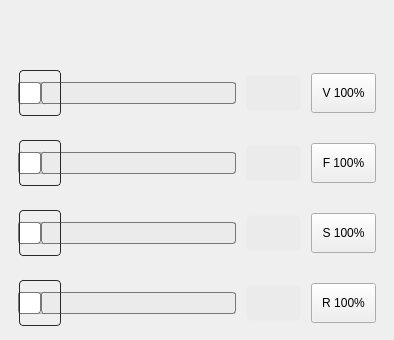
            <widget class="QFrame" name="main_override_tool_qframe">
             <property name="geometry">
              <rect>
               <x>57</x>
               <y>290</y>
               <width>394</width>
               <height>340</height>
              </rect>
             </property>
             <property name="sizePolicy">
              <sizepolicy hsizetype="MinimumExpanding" vsizetype="Fixed">
               <horstretch>0</horstretch>
               <verstretch>0</verstretch>
              </sizepolicy>
             </property>
             <property name="minimumSize">
              <size>
               <width>370</width>
               <height>340</height>
              </size>
             </property>
             <property name="focusPolicy">
              <enum>Qt::NoFocus</enum>
             </property>
             <property name="styleSheet">
              <string notr="true">.QFrame{
    padding-left: 7px;
    padding-right: 7px;
}</string>
             </property>
             <layout class="QGridLayout" name="gridLayout_2">
              <property name="topMargin">
               <number>11</number>
              </property>
              <property name="bottomMargin">
               <number>2</number>
              </property>
              <property name="horizontalSpacing">
               <number>10</number>
              </property>
              <property name="verticalSpacing">
               <number>13</number>
              </property>
              <item row="2" column="1">
               <widget class="StatusLabel" name="statuslabel_4">
                <property name="sizePolicy">
                 <sizepolicy hsizetype="Fixed" vsizetype="Fixed">
                  <horstretch>0</horstretch>
                  <verstretch>0</verstretch>
                 </sizepolicy>
                </property>
                <property name="minimumSize">
                 <size>
                  <width>55</width>
                  <height>36</height>
                 </size>
                </property>
                <property name="maximumSize">
                 <size>
                  <width>55</width>
                  <height>36</height>
                 </size>
                </property>
                <property name="toolTipDuration">
                 <number>-3</number>
                </property>
                <property name="styleSheet">
                 <string notr="true">QLabel {
    border-style: transparent;
    border-width: 1px;
    border-radius: 5px;
    color: black;
    background: rgb(235, 235, 235);
	font: 75 14pt &quot;Bebas Kai&quot;;
}</string>
                </property>
                <property name="lineWidth">
                 <number>0</number>
                </property>
                <property name="alignment">
                 <set>Qt::AlignCenter</set>
                </property>
                <property name="margin">
                 <number>-6</number>
                </property>
                <property name="indent">
                 <number>0</number>
                </property>
                <property name="rules" stdset="0">
                 <string>[
    {
        &quot;channels&quot;: [
            {
                &quot;url&quot;: &quot;status:feedrate&quot;,
                &quot;trigger&quot;: true,
                &quot;type&quot;: &quot;float&quot;
            }
        ],
        &quot;expression&quot;: &quot;'{:.0%}'.format(ch[0])&quot;,
        &quot;name&quot;: &quot;New Rule&quot;,
        &quot;property&quot;: &quot;Text&quot;
    }
]</string>
                </property>
               </widget>
              </item>
              <item row="5" column="0">
               <widget class="ActionSlider" name="actionslider_5">
                <property name="minimumSize">
                 <size>
                  <width>0</width>
                  <height>50</height>
                 </size>
                </property>
                <property name="focusPolicy">
                 <enum>Qt::NoFocus</enum>
                </property>
                <property name="styleSheet">
                 <string notr="true">QSlider::groove:horizontal {
border: 1px solid #bbb;
background: white;
height: 20px;
border-radius: 3px;
}

QSlider::sub-page:horizontal {
background: qlineargradient(x1: 0, y1: 0,    x2: 0, y2: 1,
    stop: 0 #66e, stop: 1 #bbf);
background: qlineargradient(x1: 0, y1: 0.2, x2: 1, y2: 1,
    stop: 0 #bbf, stop: 1 #55f);
border: 1px solid #777;
height: 20px;
border-radius: 3px;
}

QSlider::add-page:horizontal {
background: rgb(235, 235, 235);
border: 1px solid #777;
height: 20px;
border-radius: 3px;
}

QSlider::handle:horizontal {
background: qlineargradient(spread:reflect, x1:0, y1:0, x2:1, y2:0, stop:0 rgba(255, 255, 255, 255), stop:0.1 rgba(60, 60, 60, 255), stop:0.21 rgba(60, 60, 60, 255), stop:0.25 rgba(255, 255, 255, 255), stop:0.29 rgba(60, 60, 60, 255), stop:0.46 rgba(60, 60, 60, 255), stop:0.5 rgba(255, 255, 255, 255), stop:0.54 rgba(60, 60, 60, 255), stop:0.71 rgba(60, 60, 60, 255), stop:0.75 rgba(255, 255, 255, 255), stop:0.79 rgba(60, 60, 60, 255), stop:0.9 rgba(60, 60, 60, 255), stop:1 rgba(255, 255, 255, 255));
border: 1px solid #777;
border-color: rgba(40, 40, 40, 255);
width: 40px;
margin-top: -13px;
margin-bottom: -13px;
border-radius: 4px;
}

QSlider::handle:horizontal:hover {
background: qlineargradient(spread:reflect, x1:0, y1:0, x2:1, y2:0, stop:0 rgba(255, 255, 255, 255), stop:0.1 rgba(60, 60, 60, 255), stop:0.21 rgba(60, 60, 60, 255), stop:0.25 rgba(255, 255, 255, 255), stop:0.29 rgba(60, 60, 60, 255), stop:0.46 rgba(60, 60, 60, 255), stop:0.5 rgba(255, 255, 255, 255), stop:0.54 rgba(60, 60, 60, 255), stop:0.71 rgba(60, 60, 60, 255), stop:0.75 rgba(255, 255, 255, 255), stop:0.79 rgba(60, 60, 60, 255), stop:0.9 rgba(60, 60, 60, 255), stop:1 rgba(255, 255, 255, 255));
border: 1px solid #444;
border-color: rgb(241, 239, 237);
border-radius: 4px;
}

QSlider::sub-page:horizontal:disabled {
background: #bbb;
border-color: #999;
}

QSlider::add-page:horizontal:disabled {
background: #eee;
border-color: #999;
}

QSlider::handle:horizontal:disabled {
background: #eee;
border: 1px solid #aaa;
border-radius: 4px;
}</string>
                </property>
                <property name="orientation">
                 <enum>Qt::Horizontal</enum>
                </property>
                <property name="actionName" stdset="0">
                 <string>machine.rapid-override.set</string>
                </property>
               </widget>
              </item>
              <item row="4" column="1">
               <widget class="StatusLabel" name="statuslabel_8">
                <property name="sizePolicy">
                 <sizepolicy hsizetype="Fixed" vsizetype="Fixed">
                  <horstretch>0</horstretch>
                  <verstretch>0</verstretch>
                 </sizepolicy>
                </property>
                <property name="minimumSize">
                 <size>
                  <width>55</width>
                  <height>36</height>
                 </size>
                </property>
                <property name="maximumSize">
                 <size>
                  <width>55</width>
                  <height>36</height>
                 </size>
                </property>
                <property name="styleSheet">
                 <string notr="true">QLabel {
    border-style: transparent;
    border-width: 1px;
    border-radius: 5px;
    color: black;
    background: rgb(235, 235, 235);
	font: 75 14pt &quot;Bebas Kai&quot;;
}</string>
                </property>
                <property name="lineWidth">
                 <number>0</number>
                </property>
                <property name="alignment">
                 <set>Qt::AlignCenter</set>
                </property>
                <property name="margin">
                 <number>-6</number>
                </property>
                <property name="indent">
                 <number>0</number>
                </property>
                <property name="rules" stdset="0">
                 <string>[{&quot;channels&quot;: [{&quot;url&quot;: &quot;status:spindle.0.override&quot;, &quot;trigger&quot;: true}], &quot;property&quot;: &quot;Text&quot;, &quot;expression&quot;: &quot;'{:.0%}'.format(ch[0])&quot;, &quot;name&quot;: &quot;New Rule&quot;}]</string>
                </property>
               </widget>
              </item>
              <item row="5" column="1">
               <widget class="StatusLabel" name="statuslabel_11">
                <property name="sizePolicy">
                 <sizepolicy hsizetype="Fixed" vsizetype="Fixed">
                  <horstretch>0</horstretch>
                  <verstretch>0</verstretch>
                 </sizepolicy>
                </property>
                <property name="minimumSize">
                 <size>
                  <width>55</width>
                  <height>36</height>
                 </size>
                </property>
                <property name="maximumSize">
                 <size>
                  <width>55</width>
                  <height>36</height>
                 </size>
                </property>
                <property name="styleSheet">
                 <string notr="true">QLabel {
    border-style: transparent;
    border-width: 1px;
    border-radius: 5px;
    color: black;
    background: rgb(235, 235, 235);
	font: 75 14pt &quot;Bebas Kai&quot;;
}</string>
                </property>
                <property name="lineWidth">
                 <number>0</number>
                </property>
                <property name="alignment">
                 <set>Qt::AlignCenter</set>
                </property>
                <property name="margin">
                 <number>-6</number>
                </property>
                <property name="indent">
                 <number>0</number>
                </property>
                <property name="rules" stdset="0">
                 <string>[
    {
        &quot;channels&quot;: [
            {
                &quot;url&quot;: &quot;status:rapidrate&quot;,
                &quot;trigger&quot;: true,
                &quot;type&quot;: &quot;float&quot;
            }
        ],
        &quot;expression&quot;: &quot;'{:.0%}'.format(ch[0])&quot;,
        &quot;name&quot;: &quot;New Rule&quot;,
        &quot;property&quot;: &quot;Text&quot;
    }
]</string>
                </property>
               </widget>
              </item>
              <item row="0" column="0" colspan="2">
               <widget class="HalBarIndicator" name="spindle_load_indicator_2">
                <property name="minimumSize">
                 <size>
                  <width>0</width>
                  <height>30</height>
                 </size>
                </property>
                <property name="maximumSize">
                 <size>
                  <width>16777215</width>
                  <height>30</height>
                 </size>
                </property>
                <property name="font">
                 <font>
                  <family>Bebas Kai</family>
                  <pointsize>14</pointsize>
                 </font>
                </property>
                <property name="styleSheet">
                 <string notr="true"/>
                </property>
                <property name="value" stdset="0">
                 <double>100.000000000000000</double>
                </property>
                <property name="maximum" stdset="0">
                 <double>150.000000000000000</double>
                </property>
                <property name="barGradient" stdset="0">
                 <stringlist>
                  <string>0.0, 170, 170, 236</string>
                  <string>0.63, 85, 85, 238</string>
                  <string>0.65, 171, 171, 158</string>
                  <string>0.79, 227, 237, 106</string>
                  <string>0.84, 219, 124, 55</string>
                  <string>1.0, 209, 0, 0</string>
                 </stringlist>
                </property>
               </widget>
              </item>
              <item row="1" column="1">
               <widget class="StatusLabel" name="max_vel_slider_2">
                <property name="sizePolicy">
                 <sizepolicy hsizetype="Fixed" vsizetype="Fixed">
                  <horstretch>0</horstretch>
                  <verstretch>0</verstretch>
                 </sizepolicy>
                </property>
                <property name="minimumSize">
                 <size>
                  <width>55</width>
                  <height>36</height>
                 </size>
                </property>
                <property name="maximumSize">
                 <size>
                  <width>55</width>
                  <height>36</height>
                 </size>
                </property>
                <property name="toolTipDuration">
                 <number>-1</number>
                </property>
                <property name="styleSheet">
                 <string notr="true">QLabel {
    border-style: transparent;
    border-width: 1px;
    border-radius: 5px;
    color: black;
    background: rgb(235, 235, 235);
	font: 75 14pt &quot;Bebas Kai&quot;;
}</string>
                </property>
                <property name="lineWidth">
                 <number>0</number>
                </property>
                <property name="alignment">
                 <set>Qt::AlignCenter</set>
                </property>
                <property name="indent">
                 <number>0</number>
                </property>
                <property name="rules" stdset="0">
                 <string>[
    {
        &quot;channels&quot;: [
            {
                &quot;url&quot;: &quot;status:max_velocity&quot;,
                &quot;trigger&quot;: true,
                &quot;type&quot;: &quot;float&quot;
            }
        ],
        &quot;expression&quot;: &quot;'{:.0f}'.format(ch[0] * 60)&quot;,
        &quot;name&quot;: &quot;New Rule&quot;,
        &quot;property&quot;: &quot;Text&quot;
    }
]</string>
                </property>
               </widget>
              </item>
              <item row="4" column="0">
               <widget class="ActionSlider" name="actionslider_6">
                <property name="minimumSize">
                 <size>
                  <width>0</width>
                  <height>50</height>
                 </size>
                </property>
                <property name="focusPolicy">
                 <enum>Qt::NoFocus</enum>
                </property>
                <property name="styleSheet">
                 <string notr="true">QSlider::groove:horizontal {
border: 1px solid #bbb;
background: white;
height: 20px;
border-radius: 3px;
}

QSlider::sub-page:horizontal {
background: qlineargradient(x1: 0, y1: 0,    x2: 0, y2: 1,
    stop: 0 #66e, stop: 1 #bbf);
background: qlineargradient(x1: 0, y1: 0.2, x2: 1, y2: 1,
    stop: 0 #bbf, stop: 1 #55f);
border: 1px solid #777;
height: 20px;
border-radius: 3px;
}

QSlider::add-page:horizontal {
background: rgb(235, 235, 235);
border: 1px solid #777;
height: 20px;
border-radius: 3px;
}

QSlider::handle:horizontal {
background: qlineargradient(spread:reflect, x1:0, y1:0, x2:1, y2:0, stop:0 rgba(255, 255, 255, 255), stop:0.1 rgba(60, 60, 60, 255), stop:0.21 rgba(60, 60, 60, 255), stop:0.25 rgba(255, 255, 255, 255), stop:0.29 rgba(60, 60, 60, 255), stop:0.46 rgba(60, 60, 60, 255), stop:0.5 rgba(255, 255, 255, 255), stop:0.54 rgba(60, 60, 60, 255), stop:0.71 rgba(60, 60, 60, 255), stop:0.75 rgba(255, 255, 255, 255), stop:0.79 rgba(60, 60, 60, 255), stop:0.9 rgba(60, 60, 60, 255), stop:1 rgba(255, 255, 255, 255));
border: 1px solid #777;
border-color: rgba(40, 40, 40, 255);
width: 40px;
margin-top: -13px;
margin-bottom: -13px;
border-radius: 4px;
}

QSlider::handle:horizontal:hover {
background: qlineargradient(spread:reflect, x1:0, y1:0, x2:1, y2:0, stop:0 rgba(255, 255, 255, 255), stop:0.1 rgba(60, 60, 60, 255), stop:0.21 rgba(60, 60, 60, 255), stop:0.25 rgba(255, 255, 255, 255), stop:0.29 rgba(60, 60, 60, 255), stop:0.46 rgba(60, 60, 60, 255), stop:0.5 rgba(255, 255, 255, 255), stop:0.54 rgba(60, 60, 60, 255), stop:0.71 rgba(60, 60, 60, 255), stop:0.75 rgba(255, 255, 255, 255), stop:0.79 rgba(60, 60, 60, 255), stop:0.9 rgba(60, 60, 60, 255), stop:1 rgba(255, 255, 255, 255));
border: 1px solid #444;
border-color: rgb(241, 239, 237);
border-radius: 4px;
}

QSlider::sub-page:horizontal:disabled {
background: #bbb;
border-color: #999;
}

QSlider::add-page:horizontal:disabled {
background: #eee;
border-color: #999;
}

QSlider::handle:horizontal:disabled {
background: #eee;
border: 1px solid #aaa;
border-radius: 4px;
}</string>
                </property>
                <property name="orientation">
                 <enum>Qt::Horizontal</enum>
                </property>
                <property name="actionName" stdset="0">
                 <string>spindle.override</string>
                </property>
               </widget>
              </item>
              <item row="4" column="2">
               <widget class="ActionButton" name="actionbutton_32">
                <property name="minimumSize">
                 <size>
                  <width>65</width>
                  <height>40</height>
                 </size>
                </property>
                <property name="maximumSize">
                 <size>
                  <width>65</width>
                  <height>40</height>
                 </size>
                </property>
                <property name="focusPolicy">
                 <enum>Qt::NoFocus</enum>
                </property>
                <property name="styleSheet">
                 <string notr="true">QPushButton {
   	font: 14pt &quot;Bebas Kai&quot;;
}</string>
                </property>
                <property name="text">
                 <string>S 100%</string>
                </property>
                <property name="actionName" stdset="0">
                 <string>spindle.override.reset</string>
                </property>
               </widget>
              </item>
              <item row="2" column="0">
               <widget class="ActionSlider" name="actionslider_7">
                <property name="minimumSize">
                 <size>
                  <width>0</width>
                  <height>50</height>
                 </size>
                </property>
                <property name="focusPolicy">
                 <enum>Qt::NoFocus</enum>
                </property>
                <property name="styleSheet">
                 <string notr="true">QSlider::groove:horizontal {
border: 1px solid #bbb;
background: white;
height: 20px;
border-radius: 3px;
}

QSlider::sub-page:horizontal {
background: qlineargradient(x1: 0, y1: 0,    x2: 0, y2: 1,
    stop: 0 #66e, stop: 1 #bbf);
background: qlineargradient(x1: 0, y1: 0.2, x2: 1, y2: 1,
    stop: 0 #bbf, stop: 1 #55f);
border: 1px solid #777;
height: 20px;
border-radius: 3px;
}

QSlider::add-page:horizontal {
background: rgb(235, 235, 235);
border: 1px solid #777;
height: 20px;
border-radius: 3px;
}

QSlider::handle:horizontal {
background: qlineargradient(spread:reflect, x1:0, y1:0, x2:1, y2:0, stop:0 rgba(255, 255, 255, 255), stop:0.1 rgba(60, 60, 60, 255), stop:0.21 rgba(60, 60, 60, 255), stop:0.25 rgba(255, 255, 255, 255), stop:0.29 rgba(60, 60, 60, 255), stop:0.46 rgba(60, 60, 60, 255), stop:0.5 rgba(255, 255, 255, 255), stop:0.54 rgba(60, 60, 60, 255), stop:0.71 rgba(60, 60, 60, 255), stop:0.75 rgba(255, 255, 255, 255), stop:0.79 rgba(60, 60, 60, 255), stop:0.9 rgba(60, 60, 60, 255), stop:1 rgba(255, 255, 255, 255));
border: 1px solid #777;
border-color: rgba(40, 40, 40, 255);
width: 40px;
margin-top: -13px;
margin-bottom: -13px;
border-radius: 4px;
}

QSlider::handle:horizontal:hover {
background: qlineargradient(spread:reflect, x1:0, y1:0, x2:1, y2:0, stop:0 rgba(255, 255, 255, 255), stop:0.1 rgba(60, 60, 60, 255), stop:0.21 rgba(60, 60, 60, 255), stop:0.25 rgba(255, 255, 255, 255), stop:0.29 rgba(60, 60, 60, 255), stop:0.46 rgba(60, 60, 60, 255), stop:0.5 rgba(255, 255, 255, 255), stop:0.54 rgba(60, 60, 60, 255), stop:0.71 rgba(60, 60, 60, 255), stop:0.75 rgba(255, 255, 255, 255), stop:0.79 rgba(60, 60, 60, 255), stop:0.9 rgba(60, 60, 60, 255), stop:1 rgba(255, 255, 255, 255));
border: 1px solid #444;
border-color: rgb(241, 239, 237);
border-radius: 4px;
}

QSlider::sub-page:horizontal:disabled {
background: #bbb;
border-color: #999;
}

QSlider::add-page:horizontal:disabled {
background: #eee;
border-color: #999;
}

QSlider::handle:horizontal:disabled {
background: #eee;
border: 1px solid #aaa;
border-radius: 4px;
}</string>
                </property>
                <property name="maximum">
                 <number>100</number>
                </property>
                <property name="orientation">
                 <enum>Qt::Horizontal</enum>
                </property>
                <property name="actionName" stdset="0">
                 <string>machine.feed-override.set</string>
                </property>
               </widget>
              </item>
              <item row="1" column="0">
               <widget class="ActionSlider" name="actionslider_8">
                <property name="minimumSize">
                 <size>
                  <width>0</width>
                  <height>50</height>
                 </size>
                </property>
                <property name="focusPolicy">
                 <enum>Qt::NoFocus</enum>
                </property>
                <property name="styleSheet">
                 <string notr="true">QSlider::groove:horizontal {
border: 1px solid #bbb;
background: white;
height: 20px;
border-radius: 3px;
}

QSlider::sub-page:horizontal {
background: qlineargradient(x1: 0, y1: 0,    x2: 0, y2: 1,
    stop: 0 #66e, stop: 1 #bbf);
background: qlineargradient(x1: 0, y1: 0.2, x2: 1, y2: 1,
    stop: 0 #bbf, stop: 1 #55f);
border: 1px solid #777;
height: 20px;
border-radius: 3px;
}

QSlider::add-page:horizontal {
background: rgb(235, 235, 235);
border: 1px solid #777;
height: 20px;
border-radius: 3px;
}

QSlider::handle:horizontal {
background: qlineargradient(spread:reflect, x1:0, y1:0, x2:1, y2:0, stop:0 rgba(255, 255, 255, 255), stop:0.1 rgba(60, 60, 60, 255), stop:0.21 rgba(60, 60, 60, 255), stop:0.25 rgba(255, 255, 255, 255), stop:0.29 rgba(60, 60, 60, 255), stop:0.46 rgba(60, 60, 60, 255), stop:0.5 rgba(255, 255, 255, 255), stop:0.54 rgba(60, 60, 60, 255), stop:0.71 rgba(60, 60, 60, 255), stop:0.75 rgba(255, 255, 255, 255), stop:0.79 rgba(60, 60, 60, 255), stop:0.9 rgba(60, 60, 60, 255), stop:1 rgba(255, 255, 255, 255));
border: 1px solid #777;
border-color: rgba(40, 40, 40, 255);
width: 40px;
margin-top: -13px;
margin-bottom: -13px;
border-radius: 4px;
}

QSlider::handle:horizontal:hover {
background: qlineargradient(spread:reflect, x1:0, y1:0, x2:1, y2:0, stop:0 rgba(255, 255, 255, 255), stop:0.1 rgba(60, 60, 60, 255), stop:0.21 rgba(60, 60, 60, 255), stop:0.25 rgba(255, 255, 255, 255), stop:0.29 rgba(60, 60, 60, 255), stop:0.46 rgba(60, 60, 60, 255), stop:0.5 rgba(255, 255, 255, 255), stop:0.54 rgba(60, 60, 60, 255), stop:0.71 rgba(60, 60, 60, 255), stop:0.75 rgba(255, 255, 255, 255), stop:0.79 rgba(60, 60, 60, 255), stop:0.9 rgba(60, 60, 60, 255), stop:1 rgba(255, 255, 255, 255));
border: 1px solid #444;
border-color: rgb(241, 239, 237);
border-radius: 4px;
}

QSlider::sub-page:horizontal:disabled {
background: #bbb;
border-color: #999;
}

QSlider::add-page:horizontal:disabled {
background: #eee;
border-color: #999;
}

QSlider::handle:horizontal:disabled {
background: #eee;
border: 1px solid #aaa;
border-radius: 4px;
}</string>
                </property>
                <property name="orientation">
                 <enum>Qt::Horizontal</enum>
                </property>
                <property name="actionName" stdset="0">
                 <string>machine.max-velocity.set</string>
                </property>
               </widget>
              </item>
              <item row="2" column="2">
               <widget class="ActionButton" name="actionbutton_33">
                <property name="minimumSize">
                 <size>
                  <width>65</width>
                  <height>40</height>
                 </size>
                </property>
                <property name="maximumSize">
                 <size>
                  <width>65</width>
                  <height>40</height>
                 </size>
                </property>
                <property name="focusPolicy">
                 <enum>Qt::NoFocus</enum>
                </property>
                <property name="styleSheet">
                 <string notr="true">QPushButton {
   	font: 14pt &quot;Bebas Kai&quot;;
}</string>
                </property>
                <property name="text">
                 <string>F 100%</string>
                </property>
                <property name="actionName" stdset="0">
                 <string>machine.feed-override.reset</string>
                </property>
               </widget>
              </item>
              <item row="1" column="2">
               <widget class="ActionButton" name="actionbutton_34">
                <property name="minimumSize">
                 <size>
                  <width>65</width>
                  <height>40</height>
                 </size>
                </property>
                <property name="maximumSize">
                 <size>
                  <width>65</width>
                  <height>40</height>
                 </size>
                </property>
                <property name="focusPolicy">
                 <enum>Qt::NoFocus</enum>
                </property>
                <property name="styleSheet">
                 <string notr="true">QPushButton {
   	font: 14pt &quot;Bebas Kai&quot;;
}</string>
                </property>
                <property name="text">
                 <string>V 100%</string>
                </property>
                <property name="actionName" stdset="0">
                 <string>machine.max-velocity.reset</string>
                </property>
               </widget>
              </item>
              <item row="5" column="2">
               <widget class="ActionButton" name="actionbutton_35">
                <property name="minimumSize">
                 <size>
                  <width>65</width>
                  <height>40</height>
                 </size>
                </property>
                <property name="maximumSize">
                 <size>
                  <width>65</width>
                  <height>40</height>
                 </size>
                </property>
                <property name="focusPolicy">
                 <enum>Qt::NoFocus</enum>
                </property>
                <property name="styleSheet">
                 <string notr="true">QPushButton {
   	font: 14pt &quot;Bebas Kai&quot;;
}</string>
                </property>
                <property name="text">
                 <string>R 100%</string>
                </property>
                <property name="actionName" stdset="0">
                 <string>machine.rapid-override.reset</string>
                </property>
               </widget>
              </item>
             </layout>
            </widget>
